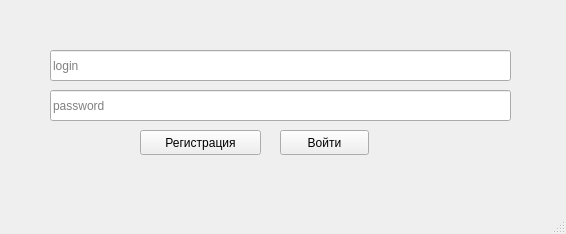
<?xml version="1.0" encoding="UTF-8"?>
<ui version="4.0">
 <class>AutorizationWindow</class>
 <widget class="QMainWindow" name="AutorizationWindow">
  <property name="geometry">
   <rect>
    <x>0</x>
    <y>0</y>
    <width>566</width>
    <height>234</height>
   </rect>
  </property>
  <property name="windowTitle">
   <string>Autorization</string>
  </property>
  <property name="layoutDirection">
   <enum>Qt::LeftToRight</enum>
  </property>
  <widget class="QWidget" name="centralwidget">
   <widget class="QLineEdit" name="Login_Edit">
    <property name="geometry">
     <rect>
      <x>50</x>
      <y>50</y>
      <width>461</width>
      <height>31</height>
     </rect>
    </property>
    <property name="toolTip">
     <string>&lt;html&gt;&lt;head/&gt;&lt;body&gt;&lt;p&gt;login&lt;/p&gt;&lt;/body&gt;&lt;/html&gt;</string>
    </property>
    <property name="whatsThis">
     <string>&lt;html&gt;&lt;head/&gt;&lt;body&gt;&lt;p&gt;&lt;br/&gt;&lt;/p&gt;&lt;/body&gt;&lt;/html&gt;</string>
    </property>
    <property name="styleSheet">
     <string notr="true"/>
    </property>
    <property name="placeholderText">
     <string comment=" ">login</string>
    </property>
   </widget>
   <widget class="QLineEdit" name="Password_Edit">
    <property name="geometry">
     <rect>
      <x>50</x>
      <y>90</y>
      <width>461</width>
      <height>31</height>
     </rect>
    </property>
    <property name="placeholderText">
     <string>password</string>
    </property>
   </widget>
   <widget class="QPushButton" name="Login_Button">
    <property name="geometry">
     <rect>
      <x>280</x>
      <y>130</y>
      <width>89</width>
      <height>25</height>
     </rect>
    </property>
    <property name="text">
     <string>Войти</string>
    </property>
   </widget>
   <widget class="QPushButton" name="Registration_Button">
    <property name="geometry">
     <rect>
      <x>140</x>
      <y>130</y>
      <width>121</width>
      <height>25</height>
     </rect>
    </property>
    <property name="text">
     <string>Регистрация</string>
    </property>
   </widget>
  </widget>
  <widget class="QMenuBar" name="menubar">
   <property name="geometry">
    <rect>
     <x>0</x>
     <y>0</y>
     <width>566</width>
     <height>25</height>
    </rect>
   </property>
  </widget>
  <widget class="QStatusBar" name="statusbar"/>
 </widget>
 <resources/>
 <connections/>
</ui>
